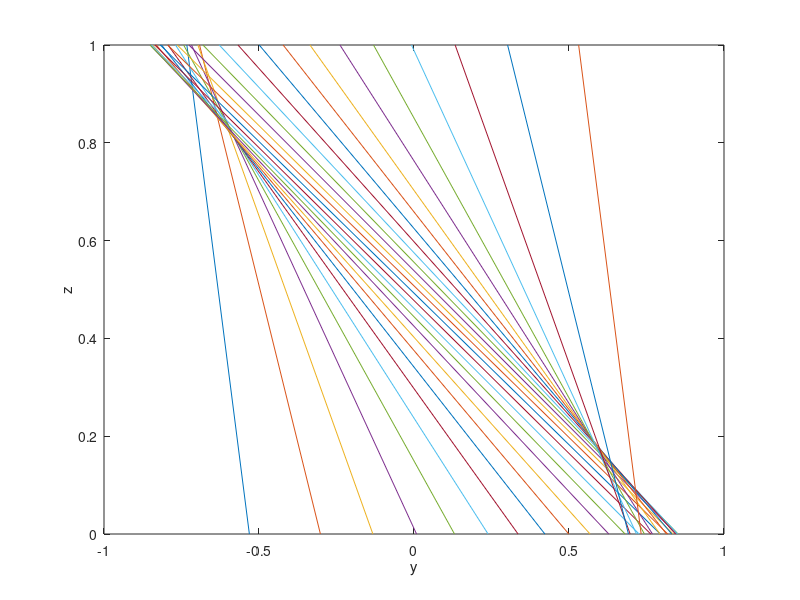

Reproduce this figure in MATLAB.
clear all;
close all
% Number of isolines to show
M=30;
% To control the animation speed
timetowait=0.1

% Scaling is arabitray and can be traced to the
% non-dimension temperature variation, the spatial scale, coriolis frequency
% , velocity convergence and gravity 
SCALE=1/0.6;

% Profide the initial distribution of Y(T)
for i=1:M
    % Non dimensional temperature (cold to the left)
    T(i)=-1+2*i/(M+1);
    Y0(i)=atanh(T(i));
    % From there, calculate -dY/dT and apply a scaling
    % Derivative of atanh(z) is 1/(1-z^2)
    S0(i)=-SCALE/(1-T(i)^2);
end

% Loop over time
for t=0:0.03:1
    % Loop over all isolines
    for i=1:M
        % Time evolution of slopes and geostrophic coordinate
        S=S0(i)*exp(-t);
        Y=Y0(i)*exp(-t);
        % Calculate start and end point of each line, knowing Y and S
        zp(1)=0;
        yp(1)=Y-0.5/S;
        zp(2)=1;
        yp(2)=Y+0.5/S;
        % Then plot the line and hold the plot open for next line
        plot(yp,zp);
        xlabel('y')
        ylabel('z')
        axis([-1 1 0 1])
        hold on
        
    end
    pause(timetowait)
    hold off
    xlabel('y')
    ylabel('z')
    axis([-1 1 0 1])
    if t==0
            title('Initial distribution: To start press any key')
            pause
    end
end

